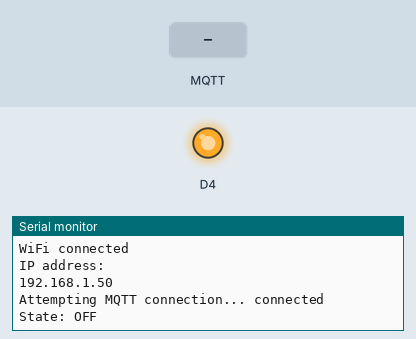
A sketch run on a simulated ESP8266 (NodeMCU). On the bench: output pins drawn as LEDs (lit = HIGH), the last lines printed to the serial monitor. Inputs (shaded band) come from the test bench. WiFi joins after 1.5 s; servers stay silent unless stated; no MQTT or app messages arrive unless stated; pins used as bus, display or sensor lines are not drawn.

Above: at 2.8 s.
2.9 s: MQTT message "GET_STATUS" arrives on the first subscribed topic
At 3.9 s:
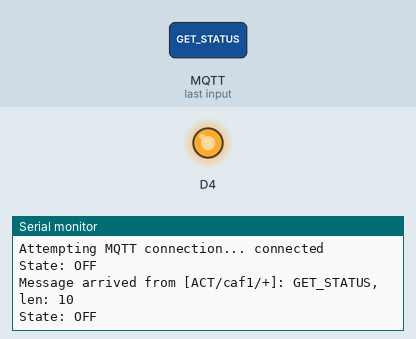
4.6 s: MQTT message "0" arrives on the first subscribed topic
At 5.1 s:
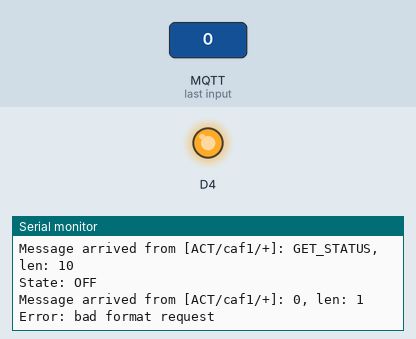

The sketch:

sim_ControlPanel.ino
```cpp
#include <ESP8266WiFi.h>
#include <PubSubClient.h>

#define PIN_CLK D3
#define PIN_SERIAL_IN D6
#define PIN_STROBE D5
#define PIN_ON_VAP D0
#define PIN_T1_DECAL D1
#define PIN_T2_MAC D2
#define N_PINS_SHIFTER 8
#define N_STATES 11
#define INTER_POLL_PERIODS 1000 // 10 times/s
#define POLL_PERIODS 20
#define STATE_DUR 10000 // 30s
#define INTER_DUR 300 // 0.5s intermitent leds

// gloabl data
const char* ssid = "*";
const char* password = "*";

const char* mqtt_server = "node02.myqtthub.com";

const char *mqttUser = "*";
const char *mqttPass = "*";
const char *clientId = "*";


unsigned long epoch, now;
unsigned char n_period_inter = 0, n_coff, aroma, water, temp;;
const char* states_names[] = {"OFF", "TURNING_ON", "READY", "MAKING_ONE", "MAKING_TWO", "STEAM", "TURNING_OFF", "NO_WATER", "CONTAINER_FULL", "FAILURE", "DECALCIF"};

enum STATES {
  OFF = 0,
  TURNING_ON = 1,
  READY = 2,
  MAKING_ONE = 3,
  MAKING_TWO = 4,
  STEAM = 5,
  TURNING_OFF = 6,
  NO_WATER = 7,
  CONTAINER_FULL = 8,
  FAILURE = 9,
  DECALCIF = 10,
} sim_state;

STATES targetState;

// ISR variables
volatile unsigned long n_cycles = 0;
volatile bool isRising = true;
volatile unsigned long serial_in_codes[] = {0b00000010, // OFF
                                            0b11000001, // TURNING_ON -- INTER_SYNC READY, OFF
                                            0b11000001, // READY
                                            0b10000001, // MAKING_ONE
                                            0b01000001, // MAKING_TWO
                                            0b00100001, // STEAM
                                            0b11000001, // TURNING_OFF -- INTER_ASYNC ONE, TWO
                                            0b10000010, // NO_WATER
                                            0b01000010, // CONTAINER_FULL
                                            0b00100010, // FAILURE
                                            0b00010010 // DECALCIF
                                           };
volatile unsigned long serial_in_temp;
volatile unsigned int on_off, taz2, taz1, vap, decal;

WiFiClient espClient;
PubSubClient client(espClient);


void setup_wifi() {
  delay(100);
  // We start by connecting to a WiFi network
  Serial.println();
  Serial.print("Connecting to ");
  Serial.println(ssid);
  WiFi.begin(ssid, password);
  while (WiFi.status() != WL_CONNECTED) {
    delay(500);
    Serial.print(".");
  }

  randomSeed(micros());

  Serial.println("");
  Serial.println("WiFi connected");
  Serial.println("IP address: ");
  Serial.println(WiFi.localIP());
}


void processRequest(char* buf){
  bool found = false;
  for(int i = 0; i < N_STATES; ++i) {
    if (strcmp(buf, states_names[i]) == 0) {
        found = true;
        targetState = (STATES) i;
        break;
    }
  }
  if(!found){
    if(strcmp(buf, "GET_STATUS") == 0){ // User request status
      client.publish("STATUS/caf1", states_names[sim_state]);
      Serial.println((String) "State: " + states_names[sim_state]);
    } else{
      // Prepare coffee
      int n = sscanf(buf, "N_coffes:%hhu,Aroma:%hhu,Water:%hhu,Temp:%hhu", &n_coff, &aroma, &water, &temp);
      if(n == 4){
        Serial.printf("[Request]\tNum_coffes: %d, Aroma: %d, Water: %d, Temp: %d\n", n_coff, aroma, water, temp);
        targetState = (STATES) (n_coff+2);
      } else {
        targetState = FAILURE;
        Serial.println("Error: bad format request");
      }
    }
  }
}


void callbackMQTT(char* topic, byte* payload, unsigned int length) {
  payload[length] = '\0';
  Serial.printf("Message arrived from [%s]: %s, len: %d\n", topic, payload, length);
  processRequest((char*) payload);
}


void connectMQTT() {
  // Loop until we're reconnected
  while (!client.connected()) {
    Serial.print("Attempting MQTT connection... ");
    // Attempt to connect
    if (client.connect(clientId, mqttUser, mqttPass)) {
      Serial.println("connected");
      // Subscribe to user actions
      client.subscribe("ACT/caf1/+");
    } else {
      Serial.print("failed, rc=");
      Serial.print(client.state());
      Serial.println(" try again in 3 seconds");
      // Wait 3 seconds before retrying
      delay(3000);
    }
  }
}


void ICACHE_RAM_ATTR timerHandler() { // PROTOCOL
  if (n_cycles == 0) { // Backup
    // Backup codes
    serial_in_temp = serial_in_codes[sim_state];
//    on_off = 0; taz1 = 0, taz2 = 0, vap = 0, decal = 0;
  }
  if (isRising) { // clk RISING edge
//    if( n_cycles < POLL_PERIODS){ // polling buttons
//      if(n_cycles > N_PINS_SHIFTER){
//        digitalWrite(PIN_SERIAL_IN, n_cycles%2);
//        if(n_cycles%2 == 0){ // Reading Q7
//          on_off += digitalRead(PIN_ON_VAP);
//          taz1 += digitalRead(PIN_T1_DECAL);
//          taz2 += digitalRead(PIN_T2_MAC);
//        }else { // Reading Q8
//          vap += digitalRead(PIN_ON_VAP);
//          decal += digitalRead(PIN_T1_DECAL);
//        }
//      }
//    }
//    else if (n_cycles < POLL_PERIODS + N_PINS_SHIFTER) {
    if (n_cycles < N_PINS_SHIFTER) {
      digitalWrite(PIN_SERIAL_IN, (serial_in_temp >> n_cycles) & 0b1); // Load SERIAL_IN data
      digitalWrite(PIN_STROBE, HIGH);
    } else {
      digitalWrite(PIN_STROBE, LOW);
    }
    digitalWrite(PIN_CLK, HIGH);
    n_cycles = ++n_cycles;
  }
  else { // clk FALLING edge
//    if (n_cycles < POLL_PERIODS + N_PINS_SHIFTER - 1) { // SHIFT DATA
    if (n_cycles < N_PINS_SHIFTER - 1) { // SHIFT DATA
      digitalWrite(PIN_STROBE, HIGH);
    } else { // Freeze data
      digitalWrite(PIN_STROBE, LOW);
    }
    digitalWrite(PIN_CLK, LOW);
    if (n_cycles >= INTER_POLL_PERIODS) { // Poll again
      n_cycles = 0;
    }
  }
  isRising = !isRising;
}


/**
 * Simulate the coffee machine. All temporized state have a lifetime of STATE_DUR
 * and blynk leds every INTER_DUR. Every INTER_POLL_PERIODS buttons are scanned and
 * leds updated
 */
void simulateCoffeeMachine(){

  switch (sim_state) {
    case OFF:
      if(targetState == TURNING_ON){
        sim_state = targetState;
        targetState = READY;
        epoch = millis();
      }
      break;
    case TURNING_ON:
      now = millis();
      if (now - epoch >= STATE_DUR) {
        sim_state = READY;
        n_period_inter = 0;
      }
      else if ((now - epoch) > (INTER_DUR * n_period_inter)) { // Intermitent leds sync
        if (n_period_inter % 2 == 0) serial_in_codes[TURNING_ON] = serial_in_codes[READY];
        else serial_in_codes[TURNING_ON] = serial_in_codes[OFF];
        n_period_inter++;
      }
      break;
    case READY:
      if(targetState != READY && targetState != OFF  && targetState != TURNING_ON){
        sim_state = targetState;
        epoch = millis();
      }
      break;
    case MAKING_ONE:
      if (millis() - epoch >= STATE_DUR) {
        sim_state = READY;
        targetState = READY;
      }
      break;
    case MAKING_TWO:
      if (millis() - epoch >= STATE_DUR) {
        sim_state = READY;
        targetState = READY;
      }
      break;
    case STEAM:
      if (millis() - epoch >= STATE_DUR) {
        sim_state = READY;
        targetState = READY;
        epoch = millis();
      }
      break;
    case TURNING_OFF:
      now = millis();
      if (now - epoch >= STATE_DUR) {
        epoch = now;
        sim_state = OFF;
        n_period_inter = 0;
      } else if ((now - epoch) > INTER_DUR * n_period_inter) { // Intermitent leds sync
        if (n_period_inter % 2 == 0) serial_in_codes[TURNING_OFF] = serial_in_codes[MAKING_ONE];
        else serial_in_codes[TURNING_OFF] = serial_in_codes[MAKING_TWO];
        n_period_inter++;
      }
      break;
    default: // Warning cases
      if(targetState != sim_state &&(targetState == TURNING_OFF || targetState == NO_WATER || targetState == CONTAINER_FULL || targetState == FAILURE || targetState == DECALCIF || targetState == READY)){
        sim_state = targetState;
        epoch = millis();
      }
      if (millis() - epoch >= STATE_DUR) {
        sim_state = READY;
        targetState = READY;
      }
  }
}


void configHwProtocol(){
  pinMode(PIN_CLK, OUTPUT);
  pinMode(PIN_SERIAL_IN, OUTPUT);
  pinMode(PIN_STROBE, OUTPUT);
//  pinMode(PIN_ON_VAP, INPUT_PULLUP);
//  pinMode(PIN_T1_DECAL, INPUT);
//  pinMode(PIN_T2_MAC, INPUT);
  sim_state = OFF;
  targetState = OFF;
  timer1_isr_init();
  timer1_attachInterrupt(timerHandler);
  timer1_enable(TIM_DIV256, TIM_EDGE, TIM_LOOP); // interrupt on RISING EDGE, Tick_freq --> 80/256 = 312.5KHz, 1 tick = 3.2us
//  timer1_write(312);    // 313*3.2 = 1001.6us ~ 1ms
  timer1_write(31);    // 31*3.2 = 99.2us
//  timer1_write(312000);    // 312000*3.2 = 1001.6ms ~ 1s
}


void setup() {
  Serial.begin(115200);
  pinMode(BUILTIN_LED, OUTPUT);     // Initialize the BUILTIN_LED pin as an output
  digitalWrite(2, HIGH); // shutdown esp builtin led

//   Wifi connection
  setup_wifi();
  client.setServer(mqtt_server, 1883);
  client.setCallback(callbackMQTT);
  connectMQTT();

  // Coffee machine protocol
  configHwProtocol();
  epoch = millis();
  client.publish("STATUS/caf1", states_names[sim_state]);
  Serial.println((String) "State: " + states_names[sim_state]);
//  Serial.println("on_off taz1 taz2 vap decal");
}


void loop() {
  STATES oldState = sim_state;
  simulateCoffeeMachine();

  if (!client.loop()) {
    Serial.print("MQTT connection lost: rc=");
    Serial.print(client.state());
    Serial.println(" Reconnecting...");
    connectMQTT();
  }
  if(sim_state != oldState){
    client.publish("STATUS/caf1", states_names[sim_state]);
    Serial.println((String) "State: " + states_names[sim_state]);
  }
  delay(1500);
}
```

Measured:
- after the input at 2.9 s, the serial monitor: prints a new line after 0.26 s (image 1)
- after the input at 4.6 s, the serial monitor: prints a new line after 0.06 s (image 2)
